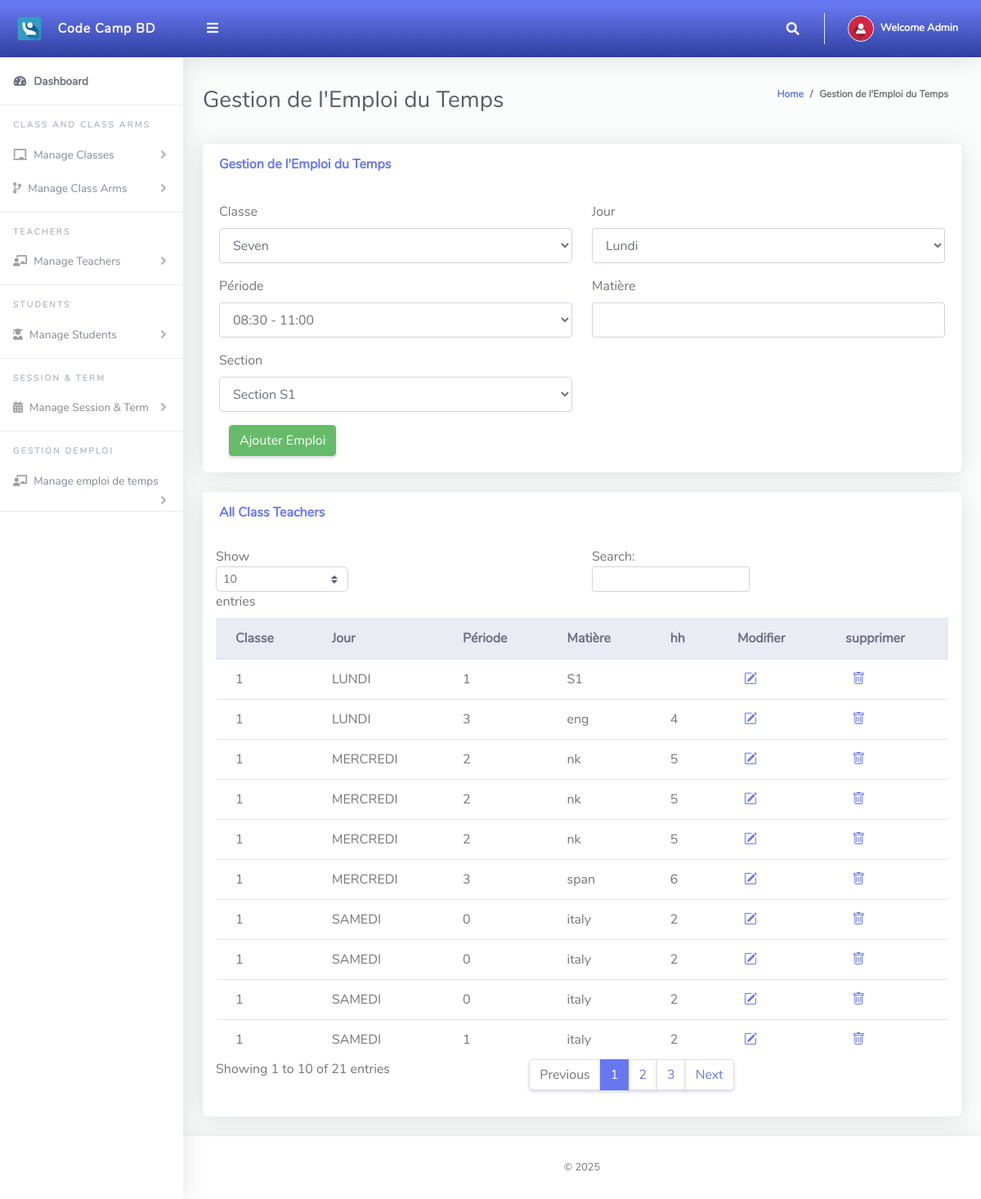
Screenshot of /Admin/emploiTempst.php (signed in) with the database file from the repository.
### tables this page shows
CREATE TABLE `emploi_du_temps` (
  `id` int(11) NOT NULL,
  `classId` int(11) NOT NULL,
  `jour` varchar(20) NOT NULL,
  `periode` int(11) NOT NULL,
  `matiere` varchar(100) DEFAULT NULL,
  `classArmId` int(11) DEFAULT NULL
);

### Admin/emploiTempst.php (the view, shortened to what this page needs)
<?php
include '../Includes/dbcon.php';
$scheduleQuery = mysqli_query($conn, "SELECT * FROM emploi_du_temps ORDER BY classId, jour, periode, classArmId");
?>
<!DOCTYPE html>
<html lang="en">
<head>
  <link href="../vendor/bootstrap/css/bootstrap.min.css" rel="stylesheet">
  <link rel="stylesheet" href="https://cdn.jsdelivr.net/npm/bootstrap-icons/font/bootstrap-icons.css">
  <link href="../vendor/fontawesome-free/css/all.min.css" rel="stylesheet" type="text/css">
  <link href="../vendor/bootstrap/css/bootstrap.min.css" rel="stylesheet" type="text/css">
  <link href="css/ruang-admin.min.css" rel="stylesheet">
</head>
<body id="page-top">
  <div id="wrapper">
    <?php include "Includes/sidebar.php"; ?>
    <div id="content-wrapper" class="d-flex flex-column">
      <div id="content">
        <?php include "Includes/topbar.php"; ?>
        <div class="container-fluid" id="container-wrapper">
          <div class="d-sm-flex align-items-center justify-content-between mb-4">
            <h1 class="h3 mb-0 text-gray-800">Gestion de l'Emploi du Temps</h1>
            <ol class="breadcrumb">
              <li class="breadcrumb-item"><a href="./">Home</a></li>
              <li class="breadcrumb-item active" aria-current="page">Gestion de l'Emploi du Temps</li>
            </ol>
          </div>
          <div class="row">
            <div class="col-lg-12">
              <div class="card mb-4">
                <div class="card-header py-3 d-flex flex-row align-items-center justify-content-between">
                  <h6 class="m-0 font-weight-bold text-primary">Gestion de l'Emploi du Temps</h6>
                </div>
                <div class="card-body">
                  <form method="post">
                    <div class="form-group row mb-3">
                      <div class="col-xl-6">
                        <label>Classe</label>
                        <select name="classId" class="form-control" required>
                          <?php
                          $result = mysqli_query($conn, "SELECT * FROM tblclass");
                          while ($row = mysqli_fetch_assoc($result)) {
                            echo "<option value='{$row['Id']}'>{$row['className']}</option>";
                          }
                          ?>
                        </select>
                      </div>
                      <div class="col-xl-6">
                        <label>Jour</label>
                        <select name="jour" class="form-control">
                          <option value="LUNDI">Lundi</option>
                        </select>
                      </div>
                    </div>
                    <div class="form-group row mb-3">
                      <div class="col-xl-6">
                        <label>Période</label>
                        <select name="periode" class="form-control">
                          <option value="1">08:30 - 11:00</option>
                        </select>
                      </div>
                      <div class="col-xl-6">
                        <label>Matière</label>
                        <input type="text" name="matiere" class="form-control" required>
                      </div>
                    </div>
                    <div class="form-group row mb-3">
                    <div class="col-xl-6">
                      <label class="form-control-label">Section</label>
                      <select name="classArmId" class="form-control" required>
                        <?php
                        $result = mysqli_query($conn, "SELECT * FROM tblclassarms");
                        while ($row = mysqli_fetch_assoc($result)) {
                          echo "<option value='{$row['Id']}'>Section {$row['classArmName']}</option>";
                        }
                        ?>
                      </select>
                    </div>
                    </div>
                    <div class="col-xl-6">
                    <button type="submit" name="add" class="btn btn-success">Ajouter Emploi</button>
                    </div>
                  </form>
                </div>
              </div>
              <div class="row">
                <div class="col-lg-12">
                  <div class="card mb-4">
                    <div class="card-header py-3 d-flex flex-row align-items-center justify-content-between">
                      <h6 class="m-0 font-weight-bold text-primary">All Class Teachers</h6>
                    </div>
                    <div class="table-responsive p-3">
                      <table class="table align-items-center table-flush table-hover" id="dataTableHover">
                        <thead class="thead-light">
                          <tr>
                            <th>Classe</th>
                            <th>Jour</th>
                            <th>Période</th>
                            <th>Matière</th>
                            <th>hh</th>
                            <th>Modifier</th>
                            <th>supprimer</th>
                          </tr>
                        </thead>
                        <tbody>
                          <?php while ($row = mysqli_fetch_assoc($scheduleQuery)) { ?>
                            <tr>
                              <td><?php echo $row['classId']; ?></td>
                              <td><?php echo $row['jour']; ?></td>
                              <td><?php echo $row['periode']; ?></td>
                              <td><?php echo $row['matiere']; ?></td>
                              <td><?php echo $row['classArmId']; ?></td>
                              <td>
                                <a href="modifierTemps.php?id=<?php echo $row['id']; ?>" class="mx-2">
                                  <i class="bi bi-pencil-square text-primary fs-5"></i>
                                </a>
                              </td>
                              <td> <a href="emploiTempst.php?delete=<?php echo $row['id']; ?>" class="mx-2"
                                  onclick="return confirm('Voulez-vous vraiment supprimer cette séance ?');">
                                  <i class="bi bi-trash text-primary fs-5"></i>
                                </a>
                              </td>
                            </tr>
                          <?php } ?>
                        </tbody>
                      </table>
                    </div>
                  </div>
                </div>
              </div>
            </div>
          </div>
        </div>
        <?php include "Includes/footer.php"; ?>
      </div>
    </div>
</body>
</html>

### Admin/Includes/topbar.php (shortened to what this page needs)
<?php
  $query = "SELECT * FROM tbladmin WHERE Id = ".$_SESSION['userId']."";
  $rs = $conn->query($query);
  $rows = $rs->fetch_assoc();
  $fullName = $rows['firstName']." ".$rows['lastName'];
?>
<nav class="navbar navbar-expand navbar-light bg-gradient-primary topbar mb-4 static-top">
          <button id="sidebarToggleTop" class="btn btn-link rounded-circle mr-3">
            <i class="fa fa-bars"></i>
          </button>
          <ul class="navbar-nav ml-auto">
            <li class="nav-item dropdown no-arrow">
              <a class="nav-link dropdown-toggle" href="#" id="searchDropdown" role="button" data-toggle="dropdown"
                aria-haspopup="true" aria-expanded="false">
                <i class="fas fa-search fa-fw"></i>
              </a>
            </li>
            <li class="nav-item dropdown no-arrow">
              <a class="nav-link dropdown-toggle" href="#" id="userDropdown" role="button" data-toggle="dropdown"
                aria-haspopup="true" aria-expanded="false">
                <img class="img-profile rounded-circle" src="img/user-icn.png" style="max-width: 60px">
                <span class="ml-2 d-none d-lg-inline text-white small"><b>Welcome <?php echo $fullName;?></b></span>
              </a>
            </li>
          </ul>
        </nav>

### rows the page displays
emploi_du_temps: classId "1", jour "LUNDI", periode "1", matiere "S1"
emploi_du_temps: classId "1", jour "LUNDI", periode "3", matiere "eng", classArmId "4"
emploi_du_temps: classId "1", jour "MERCREDI", periode "2", matiere "nk", classArmId "5"
emploi_du_temps: classId "1", jour "MERCREDI", periode "2", matiere "nk", classArmId "5"
emploi_du_temps: classId "1", jour "MERCREDI", periode "2", matiere "nk", classArmId "5"
emploi_du_temps: classId "1", jour "MERCREDI", periode "3", matiere "span", classArmId "6"
emploi_du_temps: classId "1", jour "SAMEDI", periode "0", matiere "italy", classArmId "2"
emploi_du_temps: classId "1", jour "SAMEDI", periode "0", matiere "italy", classArmId "2"
emploi_du_temps: classId "1", jour "SAMEDI", periode "0", matiere "italy", classArmId "2"
emploi_du_temps: classId "1", jour "SAMEDI", periode "1", matiere "italy", classArmId "2"

### other values shown
$fullName "Admin"
form field classId "Seven"
